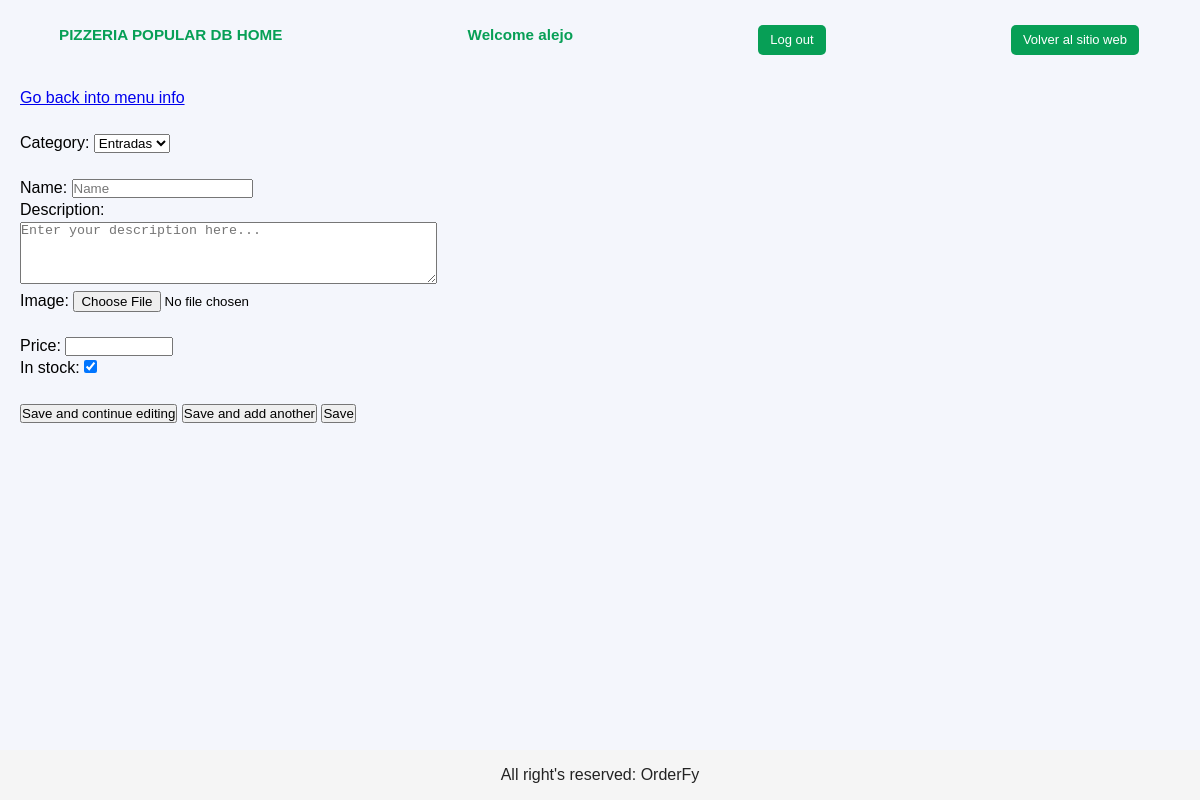
Screenshot of /database/pizzeria_popular/piz1/almuerzo/entradas/add_menu_item/ (signed in) with the database file from the repository.
### restaurants/models.py (models this page shows, shortened)
class Restaurant(models.Model):
    def get_upload_to_path_logo(self, filename):
        return f'{self.slug}/logo/{filename}'
    def get_upload_to_path_image(self, filename):
        return f'{self.slug}/image/{filename}'
    id= models.AutoField(primary_key=True)
    name= models.CharField(max_length=80)
    slug= models.SlugField(max_length=20, unique=True)
    description= models.TextField(max_length=1000, blank=True, null=True)
    logo= models.ImageField(upload_to=get_upload_to_path_logo, default="default_restaurant_logo.png")
    image= models.ImageField(upload_to=get_upload_to_path_image, default="default_restaurant_image.png")
    primary_color= models.CharField(max_length=7, validators=[functions.validate_color_hex])
    secondary_color= models.CharField(max_length=7, validators=[functions.validate_color_hex])
    q_branches= models.PositiveSmallIntegerField(default=1, validators=[functions.validate_not_zero])
    created= models.DateTimeField(auto_now_add= True)
    updated= models.DateTimeField(auto_now= True)
    class Meta:
        verbose_name=  "Restaurant"
        verbose_name_plural= "Restaurants"

class Category(models.Model):
    type_of_category= models.ForeignKey(TypeOfCategory, on_delete=models.CASCADE)
    id = models.AutoField(primary_key= True)
    name= models.CharField(max_length=80)
    slug= models.SlugField(max_length=20, unique=True)
    created= models.DateTimeField(auto_now_add= True)
    updated= models.DateTimeField(auto_now= True)
    class Meta:
        verbose_name=  "Category"
        verbose_name_plural= "Categories"

### access_user/models.py (models this page shows)
class CustomUser(AbstractUser):
    restaurant= models.ForeignKey(Restaurant, on_delete=models.CASCADE, blank=True, null=True)

### access_user/views/add_db.py (the view, shortened to what this page needs)
# urls.py: path('<str:restaurant_slug>/<str:branch_slug>/<str:type_slug>/<str:category_slug>/add_menu_item/', login_required(add_db.add_menu_item), name='add_menu_item'),
@login_required
def add_menu_item(request, restaurant_slug, branch_slug, type_slug, category_slug):
    restaurant= functions.get_restaurant(restaurant_slug)
    if not restaurant: return HttpResponseNotFound("Cannot find restaurant named '" + restaurant_slug + "'")
    answer= functions.check_user(request, restaurant)
    if answer== "no_access": return HttpResponseForbidden(f'Your user, {request.user.username}, has not access to {restaurant.name}`s DataBase')
    branch= functions.get_branch(branch_slug)
    if not branch: return HttpResponseNotFound("Cannot find branch named '" + branch_slug + "'")
    type_of_category= functions.get_type(type_slug)
    if not type_of_category: return HttpResponseNotFound("Cannot find type of category named '" + type_slug + "'")
    categories= Rmodels.Category.objects.filter(type_of_category= type_of_category)
    try:
        category= Rmodels.Category.objects.get(slug= category_slug)
    except ObjectDoesNotExist:
        if not type_of_category: return HttpResponseNotFound("Cannot find category named '" + category_slug + "'")
    params={
        'restaurant': restaurant,
        'branch': branch,
        'type': type_of_category,
        'categories': categories,
        'category': category,
    }
    return render(request, 'access_user/add/add_menu_item.html', params)

### access_user/functions.py (called while the page is built)
def check_user(request, restaurant):
    if not request.user.is_superuser:
        users= CustomUser.objects.filter(restaurant=restaurant)
        if request.user not in users: return "no_access"
        return None

def get_restaurant(restaurant_slug):
    try:
        restaurant= Rmodels.Restaurant.objects.get(slug= restaurant_slug)
        return restaurant
    except ObjectDoesNotExist:
        return None

def get_branch(branch_slug):
    try:
        branch= Rmodels.Branch.objects.get(slug= branch_slug)
        return branch
    except ObjectDoesNotExist:
        return None

def get_type(type_slug):
    try:
        type_of_category= Rmodels.TypeOfCategory.objects.get(slug= type_slug)
        return type_of_category
    except ObjectDoesNotExist:
        return None

### templates/access_user/add/add_menu_item.html (shortened to what this page needs)
{% extends 'access_user/base.html' %}
{% block content %}
    <a href="{% url 'db_menu' restaurant.slug branch.slug type.slug %}"> Go back into menu info </a>
    <br><br>
    <form method="post" enctype="multipart/form-data">
        <label for="type">Category:</label>
        <select id="options" name="type" readonly>
            <option value="{{ category.slug }}" selected>{{ category.name }}</option>
        </select>
        <br><br>
        <label for="name">Name:</label>
        <input type="text" id="name" name="name" placeholder="Name" required>
        <br>
        <label for="description">Description:</label>
        <br>
        <textarea id="description" name="description" rows="4" cols="50" placeholder="Enter your description here..."></textarea>
        <br>
        <label for="image">Image:</label>
        <input type="file" id="image" name="image" accept=".jpg, .jpeg, .png, .gif, .bmp">
        <br> <br>
        <label for="price">Price: </label>
        <input type="number" id="price" name="price" step="0.01" min="0" max="999999" required>
        <br>
        <label for="in_stock">In stock: </label>
        <input type="checkbox" id="in_stock" name="in_stock" checked>
        <br>
        <br>
        <button type="submit" name="action" value="save_and_continue_editing">Save and continue editing</button>
        <button type="submit" name="action" value="save_and_add_another">Save and add another</button>
        <button type="submit" name="action" value="save">Save</button>
    </form>
{% endblock %}

### templates/access_user/base.html (shortened to what this page needs)
<!DOCTYPE html>
<html lang="en">
{% load static %}
<head>
    <link rel="stylesheet" href="{% static 'css/database/base.css' %}">
    <link rel="stylesheet" href="{% static 'css/restaurants/restaurants.css' %}">
</head>
<body>
    <section class="section">
        <header class="orderfy">
            <h3> {{ restaurant.name | upper }} DB HOME </h3>
            <h3> Welcome {{ user.username }} </h3>
            <a href="{% url 'db_logout' restaurant.slug %}" class="botres"> Log out </a>
            <a href="{% url 'restaurant' restaurant.slug %}" class="botres"> Volver al sitio web </a>
        </header>
        <br><br><br>
        {% block content %} {% endblock %}
        <footer class="footer">
            <p class="center-content"> All right's reserved: OrderFy </p>
        </footer>
    </section>
</body>
</html>

### static/css/database/base.css (style rules this page uses)
:root { --background: #F4F6FC; --backsec1: #e7e9ef; --backsec2: #F4F6FC; --logoGreen: #079F56 ; --letras: #232323; --botones: #d3d0d0; }
.footer { position: fixed; bottom: 0; left: 0; right: 0; width: 100%; height: 50px; background-color: #f5f5f5; text-align: center; line-height: 50px; }

### static/css/restaurants/restaurants.css (style rules this page uses)
:root { --background: #F4F6FC; --backsec1: #e7e9ef; --backsec2: #F4F6FC; --logoGreen: #079F56 ; --letras: #232323; --botones: #d3d0d0; }
* { margin: 0; padding: 0; box-sizing: border-box; }
body { font-family: 'Arial', sans-serif; line-height: 1.4; background-color: var(--background); }
.section { background-color: var(--background); padding: 20px; }
header { position: fixed; top: -1px; left: -1px; right: -1px; padding: 1rem 5%; display: flex; align-items: center; justify-content: space-between; z-index: 1000; background-color: var(--background); }
.center-content { width: 100%; display: flex; justify-content: center; }
.orderfy { font-size: 13px; text-align: center; background-color: var(--background); color: var(--logoGreen); width: 100%; }
p { color: var(--letras); }
.botres { display: inline-block; padding: 6px 12px; background-color: var(--logoGreen); color: white; text-decoration: none; border-color: var(--logoGreen); border-radius: 5px; margin-top: 10px; transition: background-color 0.3s; }

### rows the page displays
Restaurant: name "PIZZERIA POPULAR"
CustomUser: username "alejo"
Category: type "Entradas"
